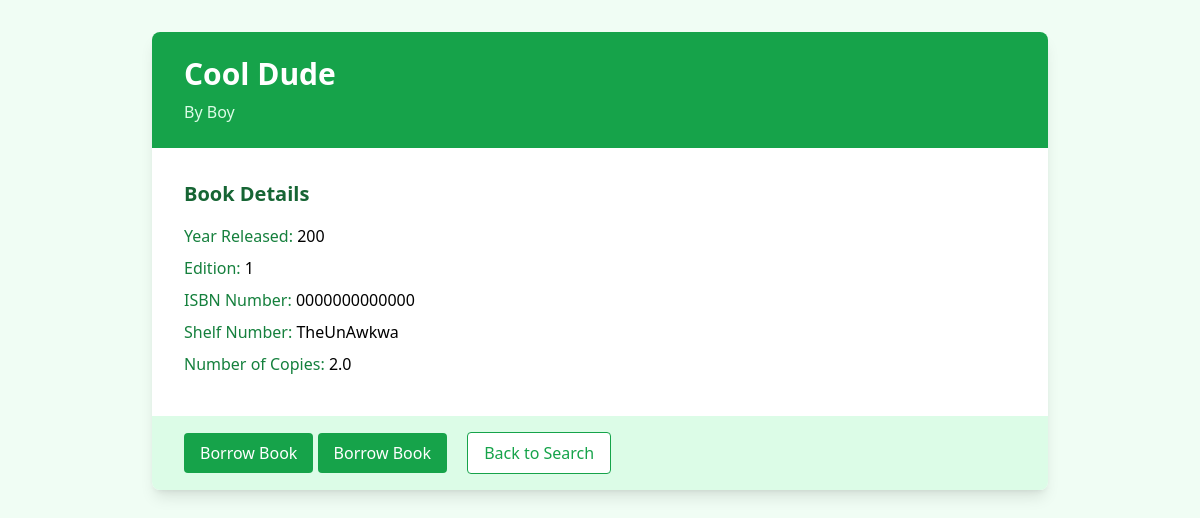
Page /books/book_view/1 (signed in) on the committed database.
### books/models.py (models this page shows, shortened)
class Book(models.Model):
    Title=models.CharField(max_length=100)
    Author=models.CharField(max_length=100)
    Category=models.CharField(max_length=100, choices=[
    ("A", "General Works"),
    ("B", "Philosophy, Psychology, Religion"),
    ("C", "Auxiliary Sciences of History"),
    ("D", "World History and History of Europe, Asia, Africa, Australia, New Zealand, etc."),
    ("E", "History of America"),
    ("F", "History of the Americas"),
    ("G", "Geography, Anthropology, and Recreation"),
    ("H", "Social Sciences"),
    ("J", "Political Science"),
    ("K", "Law"),
    ("K", "Journals and reference books"),
    ("KA", "Jurisprudence"),
    ("KB", "General and comparative law"),
    ("KC", "International law"),
    ("KD", "Religious legal systems"),
    ("KE", "Ancient and medieval law"),
    ("KF-KN", "Common law"),
    ("KF", "British Isles"),
    ("KG", "Canada, US, West Indies"),
    ("KH", "Australia, New Zealand"),
    ("KL", "General"),
    ("KM", "Public law"),
    ("KN", "Private law"),
    ("KP", "Preferred jurisdiction"),
    ("KR", "Africa"),
    ("KS", "Latin America"),
    ("KT", "Asia and Pacific"),
    ("KV", "Europe"),
    ("KW", "European Community Law (alternative)"),
    ("KZ", "Non-legal subjects"),
    ("L", "Education"),
    ("M", "Music"),
    ("N", "Fine Arts"),
    ("P", "Language and Literature"),
    ("Q", "Science"),
    ("R", "Medicine"),
    ("S", "Agriculture"),
    ("T", "Technology"),
    ("U", "Military Science"),
    ("V", "Naval Science"),
    ("Z", "Bibliography, Library Science, and General Information Resources")
], default="Science")
    Year_Released=models.IntegerField()
    Edition=models.CharField(max_length=10)
    Shelf_Number=models.CharField(max_length=20)
    ISBN_Number=models.CharField(max_length=13, default="0000000000000",null=True)
    Number_of_Copies=models.DecimalField(max_digits=100,decimal_places=1)

### books/views.py (the view)
# urls.py: path("book_view/<int:id>", book_view_page, name="book_view_page"),
def book_view_page(request, id):
    if request.user.is_authenticated:
        return render(request, "books/book_view.html",{"book": Book.objects.get(id=id)})
    else:
        messages.success(request, "Please login first")
        return redirect("student_login_page")

### books/templates/books/book_view.html (shortened to what this page needs)
{% load static %}
{% load static tailwind_tags %}
<html lang="en">
<head>
    <script src="https://cdn.tailwindcss.com"></script>
    {% tailwind_css %}
</head>
<body class="bg-green-50">
    <div class="container mx-auto px-4 py-8">
        <div class="max-w-4xl mx-auto bg-white rounded-lg shadow-lg overflow-hidden">
            <div class="bg-green-600 text-white py-6 px-8">
                <h1 class="text-3xl font-bold">{{ book.Title }}</h1>
                <p class="text-green-100 mt-2">By {{ book.Author }}</p>
            </div>
            <div class="p-8">
                <div class="grid grid-cols-1 md:grid-cols-2 gap-6">
                    <div>
                        <h2 class="text-xl font-semibold text-green-800 mb-4">Book Details</h2>
                        <p class="mb-2"><span class="font-medium text-green-700">Year Released:</span> {{ book.Year_Released }}</p>
                        <p class="mb-2"><span class="font-medium text-green-700">Edition:</span> {{ book.Edition }}</p>
                        <p class="mb-2"><span class="font-medium text-green-700">ISBN Number:</span> {{ book.ISBN_Number }}</p>
                        <p class="mb-2"><span class="font-medium text-green-700">Shelf Number:</span> {{ book.Shelf_Number }}</p>
                        <p class="mb-2"><span class="font-medium text-green-700">Number of Copies:</span> {{ book.Number_of_Copies }}</p>
                    </div>
                </div>
            </div>
            <div class="bg-green-100 px-8 py-4">
                <a href="{% url "barcode_scan_page" %}" class="inline-block bg-green-600 text-white px-4 py-2 rounded hover:bg-green-700 transition duration-300">Borrow Book</a>
                <a href="{% url "book_borrow_page" book.id %}" class="inline-block bg-green-600 text-white px-4 py-2 rounded hover:bg-green-700 transition duration-300">Borrow Book</a>
                <a href="{% url "student_home_page" %}" class="inline-block bg-white text-green-600 px-4 py-2 rounded border border-green-600 hover:bg-green-50 transition duration-300 ml-4">Back to Search</a>
            </div>
        </div>
    </div>
</body>
</html>

### rows in the picture
Book: Title "Cool Dude", Author "Boy", Year_Released "200", Edition "1", ISBN_Number "0000000000000", Shelf_Number "TheUnAwkwa", Number_of_Copies "2.0"
